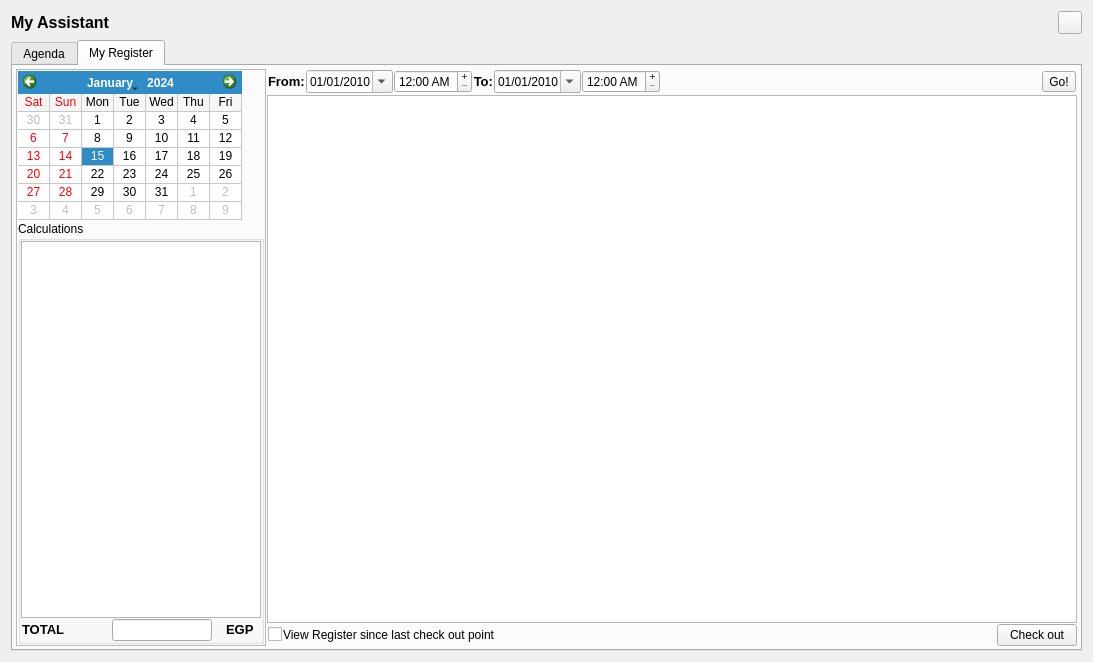
<?xml version="1.0" encoding="UTF-8"?>
<ui version="4.0">
 <class>mAssistant</class>
 <widget class="QDialog" name="mAssistant">
  <property name="windowModality">
   <enum>Qt::ApplicationModal</enum>
  </property>
  <property name="geometry">
   <rect>
    <x>0</x>
    <y>0</y>
    <width>1093</width>
    <height>662</height>
   </rect>
  </property>
  <property name="sizePolicy">
   <sizepolicy hsizetype="Preferred" vsizetype="Preferred">
    <horstretch>0</horstretch>
    <verstretch>0</verstretch>
   </sizepolicy>
  </property>
  <property name="minimumSize">
   <size>
    <width>800</width>
    <height>560</height>
   </size>
  </property>
  <property name="maximumSize">
   <size>
    <width>16777215</width>
    <height>16777215</height>
   </size>
  </property>
  <property name="windowTitle">
   <string>Dialog</string>
  </property>
  <layout class="QGridLayout" name="gridLayout">
   <item row="0" column="0">
    <layout class="QHBoxLayout" name="horizontalLayout">
     <item>
      <widget class="QLabel" name="label_3">
       <property name="text">
        <string>&lt;html&gt;&lt;head/&gt;&lt;body&gt;&lt;p&gt;&lt;span style=&quot; font-size:12pt; font-weight:600;&quot;&gt;My Assistant&lt;/span&gt;&lt;/p&gt;&lt;/body&gt;&lt;/html&gt;</string>
       </property>
      </widget>
     </item>
     <item>
      <spacer name="horizontalSpacer">
       <property name="orientation">
        <enum>Qt::Horizontal</enum>
       </property>
       <property name="sizeHint" stdset="0">
        <size>
         <width>40</width>
         <height>20</height>
        </size>
       </property>
      </spacer>
     </item>
     <item>
      <widget class="QToolButton" name="closeButton">
       <property name="text">
        <string/>
       </property>
       <property name="shortcut">
        <string>Esc</string>
       </property>
      </widget>
     </item>
    </layout>
   </item>
   <item row="1" column="0">
    <widget class="QTabWidget" name="mAssistantTabWidget">
     <property name="tabShape">
      <enum>QTabWidget::Rounded</enum>
     </property>
     <property name="currentIndex">
      <number>1</number>
     </property>
     <property name="tabBarAutoHide">
      <bool>false</bool>
     </property>
     <widget class="QWidget" name="agenda">
      <attribute name="title">
       <string>Agenda</string>
      </attribute>
      <layout class="QGridLayout" name="gridLayout_3">
       <item row="0" column="0">
        <widget class="QCalendarWidget" name="agendaCalendar">
         <property name="sizePolicy">
          <sizepolicy hsizetype="Fixed" vsizetype="Fixed">
           <horstretch>0</horstretch>
           <verstretch>0</verstretch>
          </sizepolicy>
         </property>
         <property name="styleSheet">
          <string notr="true">font: 8pt &quot;MS Shell Dlg 2&quot;;</string>
         </property>
         <property name="minimumDate">
          <date>
           <year>2000</year>
           <month>1</month>
           <day>1</day>
          </date>
         </property>
         <property name="maximumDate">
          <date>
           <year>2100</year>
           <month>12</month>
           <day>31</day>
          </date>
         </property>
         <property name="firstDayOfWeek">
          <enum>Qt::Saturday</enum>
         </property>
         <property name="gridVisible">
          <bool>true</bool>
         </property>
         <property name="horizontalHeaderFormat">
          <enum>QCalendarWidget::ShortDayNames</enum>
         </property>
         <property name="verticalHeaderFormat">
          <enum>QCalendarWidget::NoVerticalHeader</enum>
         </property>
        </widget>
       </item>
       <item row="0" column="1" rowspan="4">
        <widget class="QTableView" name="agendaTableView">
         <property name="editTriggers">
          <set>QAbstractItemView::NoEditTriggers</set>
         </property>
         <property name="tabKeyNavigation">
          <bool>true</bool>
         </property>
         <property name="showDropIndicator" stdset="0">
          <bool>false</bool>
         </property>
         <property name="alternatingRowColors">
          <bool>true</bool>
         </property>
         <property name="selectionMode">
          <enum>QAbstractItemView::SingleSelection</enum>
         </property>
         <property name="selectionBehavior">
          <enum>QAbstractItemView::SelectRows</enum>
         </property>
         <property name="gridStyle">
          <enum>Qt::DotLine</enum>
         </property>
         <property name="sortingEnabled">
          <bool>true</bool>
         </property>
         <property name="wordWrap">
          <bool>false</bool>
         </property>
         <property name="cornerButtonEnabled">
          <bool>true</bool>
         </property>
         <attribute name="horizontalHeaderVisible">
          <bool>false</bool>
         </attribute>
         <attribute name="horizontalHeaderMinimumSectionSize">
          <number>20</number>
         </attribute>
         <attribute name="verticalHeaderVisible">
          <bool>false</bool>
         </attribute>
         <attribute name="verticalHeaderMinimumSectionSize">
          <number>20</number>
         </attribute>
         <attribute name="verticalHeaderDefaultSectionSize">
          <number>20</number>
         </attribute>
         <attribute name="verticalHeaderHighlightSections">
          <bool>true</bool>
         </attribute>
        </widget>
       </item>
       <item row="2" column="0">
        <widget class="QLabel" name="percentage">
         <property name="font">
          <font>
           <pointsize>24</pointsize>
           <bold>true</bold>
          </font>
         </property>
         <property name="text">
          <string>0.00%</string>
         </property>
         <property name="alignment">
          <set>Qt::AlignCenter</set>
         </property>
        </widget>
       </item>
       <item row="1" column="0">
        <spacer name="verticalSpacer_2">
         <property name="orientation">
          <enum>Qt::Vertical</enum>
         </property>
         <property name="sizeHint" stdset="0">
          <size>
           <width>20</width>
           <height>40</height>
          </size>
         </property>
        </spacer>
       </item>
      </layout>
     </widget>
     <widget class="QWidget" name="cash">
      <attribute name="title">
       <string>My Register</string>
      </attribute>
      <layout class="QGridLayout" name="gridLayout_6">
       <property name="leftMargin">
        <number>3</number>
       </property>
       <property name="topMargin">
        <number>3</number>
       </property>
       <property name="rightMargin">
        <number>3</number>
       </property>
       <property name="bottomMargin">
        <number>3</number>
       </property>
       <property name="spacing">
        <number>1</number>
       </property>
       <item row="0" column="1" colspan="5">
        <widget class="QWidget" name="widget" native="true">
         <property name="sizePolicy">
          <sizepolicy hsizetype="Preferred" vsizetype="Fixed">
           <horstretch>0</horstretch>
           <verstretch>0</verstretch>
          </sizepolicy>
         </property>
         <property name="styleSheet">
          <string notr="true">font: 10pt &quot;MS Shell Dlg 2&quot;;</string>
         </property>
         <layout class="QGridLayout" name="gridLayout_4">
          <property name="leftMargin">
           <number>1</number>
          </property>
          <property name="topMargin">
           <number>1</number>
          </property>
          <property name="rightMargin">
           <number>1</number>
          </property>
          <property name="bottomMargin">
           <number>1</number>
          </property>
          <property name="spacing">
           <number>1</number>
          </property>
          <item row="0" column="7">
           <widget class="QDateEdit" name="toDate">
            <property name="sizePolicy">
             <sizepolicy hsizetype="Fixed" vsizetype="Fixed">
              <horstretch>0</horstretch>
              <verstretch>0</verstretch>
             </sizepolicy>
            </property>
            <property name="showGroupSeparator" stdset="0">
             <bool>false</bool>
            </property>
            <property name="minimumDate">
             <date>
              <year>2010</year>
              <month>1</month>
              <day>1</day>
             </date>
            </property>
            <property name="displayFormat">
             <string>dd/MM/yyyy</string>
            </property>
            <property name="calendarPopup">
             <bool>true</bool>
            </property>
           </widget>
          </item>
          <item row="0" column="1">
           <widget class="QLabel" name="fromLabel">
            <property name="sizePolicy">
             <sizepolicy hsizetype="Fixed" vsizetype="Preferred">
              <horstretch>0</horstretch>
              <verstretch>0</verstretch>
             </sizepolicy>
            </property>
            <property name="font">
             <font>
              <family>MS Shell Dlg 2</family>
              <pointsize>10</pointsize>
              <italic>false</italic>
              <bold>false</bold>
             </font>
            </property>
            <property name="text">
             <string>&lt;html&gt;&lt;head/&gt;&lt;body&gt;&lt;p&gt;&lt;span style=&quot; font-weight:600;&quot;&gt;From:&lt;/span&gt;&lt;/p&gt;&lt;/body&gt;&lt;/html&gt;</string>
            </property>
            <property name="alignment">
             <set>Qt::AlignLeading|Qt::AlignLeft|Qt::AlignVCenter</set>
            </property>
           </widget>
          </item>
          <item row="0" column="3">
           <widget class="QTimeEdit" name="fromTime">
            <property name="sizePolicy">
             <sizepolicy hsizetype="Fixed" vsizetype="Fixed">
              <horstretch>0</horstretch>
              <verstretch>0</verstretch>
             </sizepolicy>
            </property>
            <property name="buttonSymbols">
             <enum>QAbstractSpinBox::PlusMinus</enum>
            </property>
            <property name="displayFormat">
             <string>hh:mm AP</string>
            </property>
           </widget>
          </item>
          <item row="0" column="2">
           <widget class="QDateEdit" name="fromDate">
            <property name="sizePolicy">
             <sizepolicy hsizetype="Fixed" vsizetype="Fixed">
              <horstretch>0</horstretch>
              <verstretch>0</verstretch>
             </sizepolicy>
            </property>
            <property name="minimumDate">
             <date>
              <year>2010</year>
              <month>1</month>
              <day>1</day>
             </date>
            </property>
            <property name="displayFormat">
             <string>dd/MM/yyyy</string>
            </property>
            <property name="calendarPopup">
             <bool>true</bool>
            </property>
           </widget>
          </item>
          <item row="0" column="5">
           <widget class="QLabel" name="toLabel">
            <property name="sizePolicy">
             <sizepolicy hsizetype="Fixed" vsizetype="Preferred">
              <horstretch>0</horstretch>
              <verstretch>0</verstretch>
             </sizepolicy>
            </property>
            <property name="font">
             <font>
              <family>MS Shell Dlg 2</family>
              <pointsize>10</pointsize>
              <italic>false</italic>
              <bold>false</bold>
             </font>
            </property>
            <property name="styleSheet">
             <string notr="true"/>
            </property>
            <property name="text">
             <string>&lt;html&gt;&lt;head/&gt;&lt;body&gt;&lt;p&gt;&lt;span style=&quot; font-weight:600;&quot;&gt;To:&lt;/span&gt;&lt;/p&gt;&lt;/body&gt;&lt;/html&gt;</string>
            </property>
            <property name="alignment">
             <set>Qt::AlignRight|Qt::AlignTrailing|Qt::AlignVCenter</set>
            </property>
           </widget>
          </item>
          <item row="0" column="8">
           <widget class="QTimeEdit" name="toTime">
            <property name="sizePolicy">
             <sizepolicy hsizetype="Fixed" vsizetype="Fixed">
              <horstretch>0</horstretch>
              <verstretch>0</verstretch>
             </sizepolicy>
            </property>
            <property name="buttonSymbols">
             <enum>QAbstractSpinBox::PlusMinus</enum>
            </property>
            <property name="displayFormat">
             <string>hh:mm AP</string>
            </property>
           </widget>
          </item>
          <item row="0" column="10">
           <widget class="QToolButton" name="goButton">
            <property name="focusPolicy">
             <enum>Qt::StrongFocus</enum>
            </property>
            <property name="text">
             <string>Go!</string>
            </property>
           </widget>
          </item>
          <item row="0" column="9">
           <spacer name="horizontalSpacer_3">
            <property name="orientation">
             <enum>Qt::Horizontal</enum>
            </property>
            <property name="sizeType">
             <enum>QSizePolicy::Expanding</enum>
            </property>
            <property name="sizeHint" stdset="0">
             <size>
              <width>40</width>
              <height>20</height>
             </size>
            </property>
           </spacer>
          </item>
         </layout>
        </widget>
       </item>
       <item row="0" column="0" rowspan="4">
        <widget class="QFrame" name="frame">
         <property name="maximumSize">
          <size>
           <width>250</width>
           <height>16777215</height>
          </size>
         </property>
         <property name="frameShape">
          <enum>QFrame::StyledPanel</enum>
         </property>
         <property name="frameShadow">
          <enum>QFrame::Raised</enum>
         </property>
         <layout class="QGridLayout" name="gridLayout_2">
          <property name="leftMargin">
           <number>1</number>
          </property>
          <property name="topMargin">
           <number>1</number>
          </property>
          <property name="rightMargin">
           <number>1</number>
          </property>
          <property name="bottomMargin">
           <number>1</number>
          </property>
          <property name="spacing">
           <number>1</number>
          </property>
          <item row="1" column="0">
           <widget class="QCalendarWidget" name="cashCalendar">
            <property name="sizePolicy">
             <sizepolicy hsizetype="Fixed" vsizetype="Fixed">
              <horstretch>0</horstretch>
              <verstretch>0</verstretch>
             </sizepolicy>
            </property>
            <property name="styleSheet">
             <string notr="true">font: 8pt &quot;MS Shell Dlg 2&quot;;</string>
            </property>
            <property name="minimumDate">
             <date>
              <year>2000</year>
              <month>1</month>
              <day>1</day>
             </date>
            </property>
            <property name="maximumDate">
             <date>
              <year>2100</year>
              <month>1</month>
              <day>1</day>
             </date>
            </property>
            <property name="firstDayOfWeek">
             <enum>Qt::Saturday</enum>
            </property>
            <property name="gridVisible">
             <bool>true</bool>
            </property>
            <property name="verticalHeaderFormat">
             <enum>QCalendarWidget::NoVerticalHeader</enum>
            </property>
            <property name="navigationBarVisible">
             <bool>true</bool>
            </property>
            <property name="dateEditEnabled">
             <bool>false</bool>
            </property>
           </widget>
          </item>
          <item row="2" column="0">
           <widget class="QGroupBox" name="groupBox">
            <property name="sizePolicy">
             <sizepolicy hsizetype="Preferred" vsizetype="Preferred">
              <horstretch>0</horstretch>
              <verstretch>0</verstretch>
             </sizepolicy>
            </property>
            <property name="title">
             <string>Calculations</string>
            </property>
            <layout class="QGridLayout" name="gridLayout_5">
             <property name="leftMargin">
              <number>0</number>
             </property>
             <property name="topMargin">
              <number>0</number>
             </property>
             <property name="rightMargin">
              <number>0</number>
             </property>
             <property name="bottomMargin">
              <number>0</number>
             </property>
             <property name="spacing">
              <number>1</number>
             </property>
             <item row="1" column="3">
              <widget class="QLineEdit" name="SUMlineEdit">
               <property name="sizePolicy">
                <sizepolicy hsizetype="Fixed" vsizetype="Fixed">
                 <horstretch>0</horstretch>
                 <verstretch>0</verstretch>
                </sizepolicy>
               </property>
               <property name="maximumSize">
                <size>
                 <width>100</width>
                 <height>16777215</height>
                </size>
               </property>
               <property name="alignment">
                <set>Qt::AlignCenter</set>
               </property>
               <property name="readOnly">
                <bool>true</bool>
               </property>
              </widget>
             </item>
             <item row="1" column="1">
              <widget class="QLabel" name="label">
               <property name="text">
                <string>&lt;html&gt;&lt;head/&gt;&lt;body&gt;&lt;p&gt;&lt;span style=&quot; font-size:10pt; font-weight:600;&quot;&gt;TOTAL&lt;/span&gt;&lt;/p&gt;&lt;/body&gt;&lt;/html&gt;</string>
               </property>
              </widget>
             </item>
             <item row="1" column="4">
              <spacer name="horizontalSpacer_5">
               <property name="orientation">
                <enum>Qt::Horizontal</enum>
               </property>
               <property name="sizeType">
                <enum>QSizePolicy::Fixed</enum>
               </property>
               <property name="sizeHint" stdset="0">
                <size>
                 <width>12</width>
                 <height>20</height>
                </size>
               </property>
              </spacer>
             </item>
             <item row="1" column="2">
              <spacer name="horizontalSpacer_2">
               <property name="orientation">
                <enum>Qt::Horizontal</enum>
               </property>
               <property name="sizeHint" stdset="0">
                <size>
                 <width>40</width>
                 <height>20</height>
                </size>
               </property>
              </spacer>
             </item>
             <item row="1" column="5">
              <widget class="QLabel" name="label_2">
               <property name="minimumSize">
                <size>
                 <width>35</width>
                 <height>0</height>
                </size>
               </property>
               <property name="maximumSize">
                <size>
                 <width>16777215</width>
                 <height>16777215</height>
                </size>
               </property>
               <property name="text">
                <string>&lt;html&gt;&lt;head/&gt;&lt;body&gt;&lt;p&gt;&lt;span style=&quot; font-size:10pt; font-weight:600;&quot;&gt;    EGP&lt;/span&gt;&lt;/p&gt;&lt;/body&gt;&lt;/html&gt;</string>
               </property>
              </widget>
             </item>
             <item row="0" column="0" colspan="6">
              <widget class="QTableView" name="calcTableView">
               <property name="sizePolicy">
                <sizepolicy hsizetype="Preferred" vsizetype="Preferred">
                 <horstretch>0</horstretch>
                 <verstretch>0</verstretch>
                </sizepolicy>
               </property>
               <property name="editTriggers">
                <set>QAbstractItemView::NoEditTriggers</set>
               </property>
               <property name="selectionMode">
                <enum>QAbstractItemView::NoSelection</enum>
               </property>
               <property name="selectionBehavior">
                <enum>QAbstractItemView::SelectRows</enum>
               </property>
               <property name="gridStyle">
                <enum>Qt::DotLine</enum>
               </property>
               <attribute name="horizontalHeaderMinimumSectionSize">
                <number>20</number>
               </attribute>
               <attribute name="horizontalHeaderShowSortIndicator" stdset="0">
                <bool>false</bool>
               </attribute>
               <attribute name="verticalHeaderMinimumSectionSize">
                <number>20</number>
               </attribute>
               <attribute name="verticalHeaderDefaultSectionSize">
                <number>23</number>
               </attribute>
              </widget>
             </item>
            </layout>
           </widget>
          </item>
         </layout>
        </widget>
       </item>
       <item row="3" column="3">
        <widget class="QLabel" name="label_4">
         <property name="text">
          <string>View Register since last check out point</string>
         </property>
        </widget>
       </item>
       <item row="3" column="5">
        <widget class="QPushButton" name="btnCheckout">
         <property name="sizePolicy">
          <sizepolicy hsizetype="Fixed" vsizetype="Fixed">
           <horstretch>0</horstretch>
           <verstretch>0</verstretch>
          </sizepolicy>
         </property>
         <property name="focusPolicy">
          <enum>Qt::NoFocus</enum>
         </property>
         <property name="text">
          <string>Check out</string>
         </property>
         <property name="checkable">
          <bool>false</bool>
         </property>
         <property name="flat">
          <bool>false</bool>
         </property>
        </widget>
       </item>
       <item row="3" column="4">
        <spacer name="horizontalSpacer_6">
         <property name="orientation">
          <enum>Qt::Horizontal</enum>
         </property>
         <property name="sizeHint" stdset="0">
          <size>
           <width>40</width>
           <height>20</height>
          </size>
         </property>
        </spacer>
       </item>
       <item row="1" column="1" rowspan="2" colspan="5">
        <widget class="mCashTableView" name="cashTableView">
         <property name="sizePolicy">
          <sizepolicy hsizetype="Preferred" vsizetype="Preferred">
           <horstretch>0</horstretch>
           <verstretch>0</verstretch>
          </sizepolicy>
         </property>
         <property name="toolTip">
          <string>&lt;html&gt;&lt;head/&gt;&lt;body&gt;&lt;p&gt;&lt;br/&gt;&lt;/p&gt;&lt;/body&gt;&lt;/html&gt;</string>
         </property>
         <property name="editTriggers">
          <set>QAbstractItemView::NoEditTriggers</set>
         </property>
         <property name="alternatingRowColors">
          <bool>true</bool>
         </property>
         <property name="selectionMode">
          <enum>QAbstractItemView::ExtendedSelection</enum>
         </property>
         <property name="selectionBehavior">
          <enum>QAbstractItemView::SelectRows</enum>
         </property>
         <property name="gridStyle">
          <enum>Qt::DotLine</enum>
         </property>
         <property name="sortingEnabled">
          <bool>true</bool>
         </property>
         <attribute name="horizontalHeaderMinimumSectionSize">
          <number>20</number>
         </attribute>
         <attribute name="verticalHeaderMinimumSectionSize">
          <number>20</number>
         </attribute>
         <attribute name="verticalHeaderDefaultSectionSize">
          <number>20</number>
         </attribute>
        </widget>
       </item>
       <item row="3" column="2">
        <widget class="Switch" name="cbSinceLastCheckout">
         <property name="text">
          <string/>
         </property>
        </widget>
       </item>
      </layout>
     </widget>
    </widget>
   </item>
  </layout>
 </widget>
 <customwidgets>
  <customwidget>
   <class>Switch</class>
   <extends>QCheckBox</extends>
   <header>switch.h</header>
  </customwidget>
  <customwidget>
   <class>mCashTableView</class>
   <extends>QTableView</extends>
   <header>mcashtableview.h</header>
  </customwidget>
 </customwidgets>
 <resources/>
 <connections/>
</ui>
